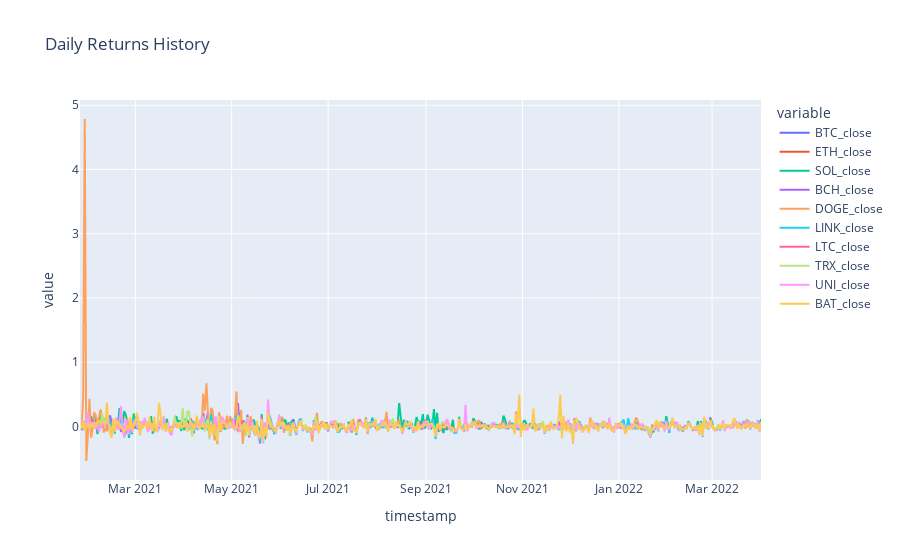

Notebook code for this chart:
### Code cell
returns_plot = px.line(
daily_returns, title="Daily Returns History")

returns_plot

### Figure 1 — Plotly figure (JSON) as saved in the notebook; plotly's stock layout.template omitted (floating-point values rounded to 4 significant figures; data arrays with more than 128 entries replaced by an {"elided": "..."} marker saying what was removed)
{"data": [{"hovertemplate": "variable=BTC_close<br>timestamp=%{x}<br>value=%{y}<extra></extra>", "legendgroup": "BTC_close", "line": {"color": "#636efa", "dash": "solid"}, "marker": {"symbol": "circle"}, "mode": "lines", "name": "BTC_close", "showlegend": true, "type": "scattergl", "x": {"elided": "432 str values"}, "xaxis": "x", "y": {"elided": "432 float values"}, "yaxis": "y"}, {"hovertemplate": "variable=ETH_close<br>timestamp=%{x}<br>value=%{y}<extra></extra>", "legendgroup": "ETH_close", "line": {"color": "#EF553B", "dash": "solid"}, "marker": {"symbol": "circle"}, "mode": "lines", "name": "ETH_close", "showlegend": true, "type": "scattergl", "x": {"elided": "432 str values"}, "xaxis": "x", "y": {"elided": "432 float values"}, "yaxis": "y"}, {"hovertemplate": "variable=SOL_close<br>timestamp=%{x}<br>value=%{y}<extra></extra>", "legendgroup": "SOL_close", "line": {"color": "#00cc96", "dash": "solid"}, "marker": {"symbol": "circle"}, "mode": "lines", "name": "SOL_close", "showlegend": true, "type": "scattergl", "x": {"elided": "432 str values"}, "xaxis": "x", "y": {"elided": "432 float values"}, "yaxis": "y"}, {"hovertemplate": "variable=BCH_close<br>timestamp=%{x}<br>value=%{y}<extra></extra>", "legendgroup": "BCH_close", "line": {"color": "#ab63fa", "dash": "solid"}, "marker": {"symbol": "circle"}, "mode": "lines", "name": "BCH_close", "showlegend": true, "type": "scattergl", "x": {"elided": "432 str values"}, "xaxis": "x", "y": {"elided": "432 float values"}, "yaxis": "y"}, {"hovertemplate": "variable=DOGE_close<br>timestamp=%{x}<br>value=%{y}<extra></extra>", "legendgroup": "DOGE_close", "line": {"color": "#FFA15A", "dash": "solid"}, "marker": {"symbol": "circle"}, "mode": "lines", "name": "DOGE_close", "showlegend": true, "type": "scattergl", "x": {"elided": "432 str values"}, "xaxis": "x", "y": {"elided": "432 float values"}, "yaxis": "y"}, {"hovertemplate": "variable=LINK_close<br>timestamp=%{x}<br>value=%{y}<extra></extra>", "legendgroup": "LINK_close", "line": {"color": "#19d3f3", "dash": "solid"}, "marker": {"symbol": "circle"}, "mode": "lines", "name": "LINK_close", "showlegend": true, "type": "scattergl", "x": {"elided": "432 str values"}, "xaxis": "x", "y": {"elided": "432 float values"}, "yaxis": "y"}, {"hovertemplate": "variable=LTC_close<br>timestamp=%{x}<br>value=%{y}<extra></extra>", "legendgroup": "LTC_close", "line": {"color": "#FF6692", "dash": "solid"}, "marker": {"symbol": "circle"}, "mode": "lines", "name": "LTC_close", "showlegend": true, "type": "scattergl", "x": {"elided": "432 str values"}, "xaxis": "x", "y": {"elided": "432 float values"}, "yaxis": "y"}, {"hovertemplate": "variable=TRX_close<br>timestamp=%{x}<br>value=%{y}<extra></extra>", "legendgroup": "TRX_close", "line": {"color": "#B6E880", "dash": "solid"}, "marker": {"symbol": "circle"}, "mode": "lines", "name": "TRX_close", "showlegend": true, "type": "scattergl", "x": {"elided": "432 str values"}, "xaxis": "x", "y": {"elided": "432 float values"}, "yaxis": "y"}, {"hovertemplate": "variable=UNI_close<br>timestamp=%{x}<br>value=%{y}<extra></extra>", "legendgroup": "UNI_close", "line": {"color": "#FF97FF", "dash": "solid"}, "marker": {"symbol": "circle"}, "mode": "lines", "name": "UNI_close", "showlegend": true, "type": "scattergl", "x": {"elided": "432 str values"}, "xaxis": "x", "y": {"elided": "432 float values"}, "yaxis": "y"}, {"hovertemplate": "variable=BAT_close<br>timestamp=%{x}<br>value=%{y}<extra></extra>", "legendgroup": "BAT_close", "line": {"color": "#FECB52", "dash": "solid"}, "marker": {"symbol": "circle"}, "mode": "lines", "name": "BAT_close", "showlegend": true, "type": "scattergl", "x": {"elided": "432 str values"}, "xaxis": "x", "y": {"elided": "432 float values"}, "yaxis": "y"}], "layout": {"autosize": true, "legend": {"title": {"text": "variable"}, "tracegroupgap": 0}, "title": {"text": "Daily Returns History"}, "xaxis": {"anchor": "y", "autorange": true, "domain": [0, 1], "range": ["2021-01-25", "2022-04-01"], "title": {"text": "timestamp"}, "type": "date"}, "yaxis": {"anchor": "x", "autorange": true, "domain": [0, 1], "range": [-0.8324, 5.081], "title": {"text": "value"}, "type": "linear"}}}
